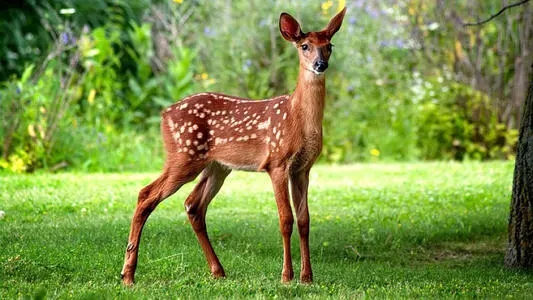
#> input picture Art-Pi_test_data/test_imgs/deer.jpg, 533 x 300 px
$ python save_img.py
#> lines starting #> are read from the running program, lines starting #| are printed output that depends on the picture
'''
@ Summary: 函数img_preprocess对图片进行缩放尺寸为(32, 32)，转为int8类型,
           最后写入到文件当中，用于Art-Pi中的cifar10实验

@ file:    save_img.py
@ version: 1.0.0

@ Author: luxian@rt-thread.com
@ Date:   2021/07/06
'''

import matplotlib.pyplot as plt
import numpy as np
import cv2
import os

def img_preprocess(img_path, dataset_h, img_size):
#> called with img_path = './test_imgs/deer.jpg', dataset_h = './model_input.txt', img_size = (32, 32)
    img = cv2.imread(img_path)
#> img is the input picture: shape (300, 533, 3); mean B, G, R 70.3, 145.4, 123.6
    img = cv2.resize(img, img_size)
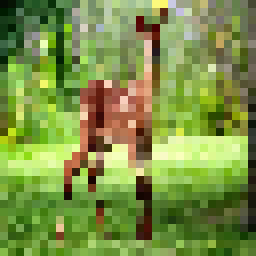
#> img: shape (32, 32, 3) (shown 8 times larger); mean B, G, R 70.4, 146.2, 124.1
    img = cv2.cvtColor(img, cv2.COLOR_BGR2RGB)
    img = img.astype(np.uint8)
    img = np.expand_dims(img, axis=0)

    label = os.path.splitext(os.path.basename(img_path))[0] # 图片的标签

    img_context = img.flatten()
#> img_context = 3072 values, max 255 at index 496, min 0 at index 96, mean 113.6
    img_context = [str(i) for i in img_context]
#> img_context = 3072 items, first 6: '5', '12', '4', '7', '20', '4'

    with open(dataset_h, "w+") as f:
        if img_size[1] == 32:
            print("#define cifar10_%s "%label + "{" + ", ".join(img_context) + "};", file=f)
        else:
            print("const static uint8_t %s[] __attribute__((aligned(128)))"%label.upper()
                  + " = {" + ", ".join(img_context) + "};", file=f)

    return img, label

def main():
    img_path = r'./test_imgs/deer.jpg'

    model_input_txt = r'./model_input.txt'
    lcd_show_txt = r'./lcd_show.txt'

    img_input_size = (32, 32)  # 为模型输入图片尺寸
    img_lcd_size = (320, 240)  # lcd 显示图片的尺寸

    img_input, _ = img_preprocess(img_path, model_input_txt, img_input_size)
    img_lcd, label = img_preprocess(img_path, lcd_show_txt, img_lcd_size)
#> call 2 of img_preprocess, with img_path = './test_imgs/deer.jpg', dataset_h = './lcd_show.txt', img_size = (320, 240)
#> in img_preprocess (call 2), `img = cv2.resize(img, img_size)`:
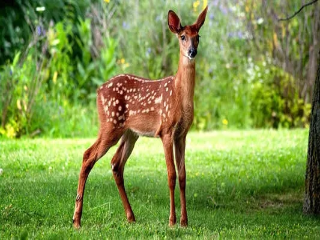
#> img: shape (240, 320, 3); mean B, G, R 70.2, 145.2, 123.4
#> in img_preprocess (call 2), `img_context = [str(i) for i in img_context]`: img_context = 230400 items
#> label = 'deer'

    # 显示图片
    img_lcd = img_lcd.squeeze(axis=0)
    plt.figure("lcd image show")
    plt.imshow(img_lcd)
    plt.title(label)
    plt.show()

if __name__ == '__main__':
    main()

$ run again, with Art-Pi_test_data/test_imgs/dog.jpg copied over Art-Pi_test_data/test_imgs/deer.jpg
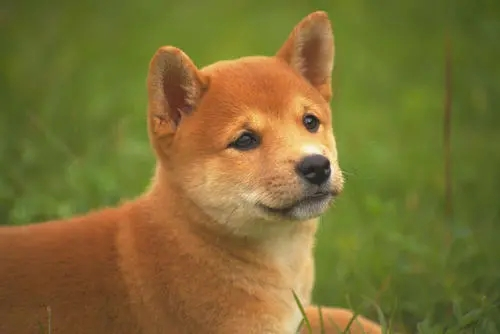
#> input picture Art-Pi_test_data/test_imgs/dog.jpg, 500 x 334 px
#> in img_preprocess, img is the input picture: shape (334, 500, 3); mean B, G, R 51.3, 111.6, 123.7
#> in img_preprocess, `img = cv2.resize(img, img_size)`:
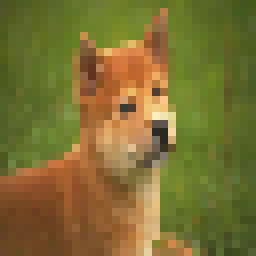
#> img: shape (32, 32, 3) (shown 8 times larger); mean B, G, R 51.1, 111.4, 123.5
#> in img_preprocess, `img_context = img.flatten()`: img_context = 3072 values, max 253 at index 1401, min 24 at index 95, mean 95.34
#> in img_preprocess, `img_context = [str(i) for i in img_context]`: img_context = 3072 items, first 6: '77', '83', '39', '77', '86', '33'
#> in img_preprocess (call 2), `img = cv2.resize(img, img_size)`:
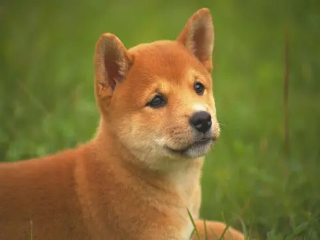
#> img: shape (240, 320, 3); mean B, G, R 51.2, 111.5, 123.6
#> in img_preprocess (call 2), `img_context = [str(i) for i in img_context]`: img_context = 230400 items
#> label = 'deer'
